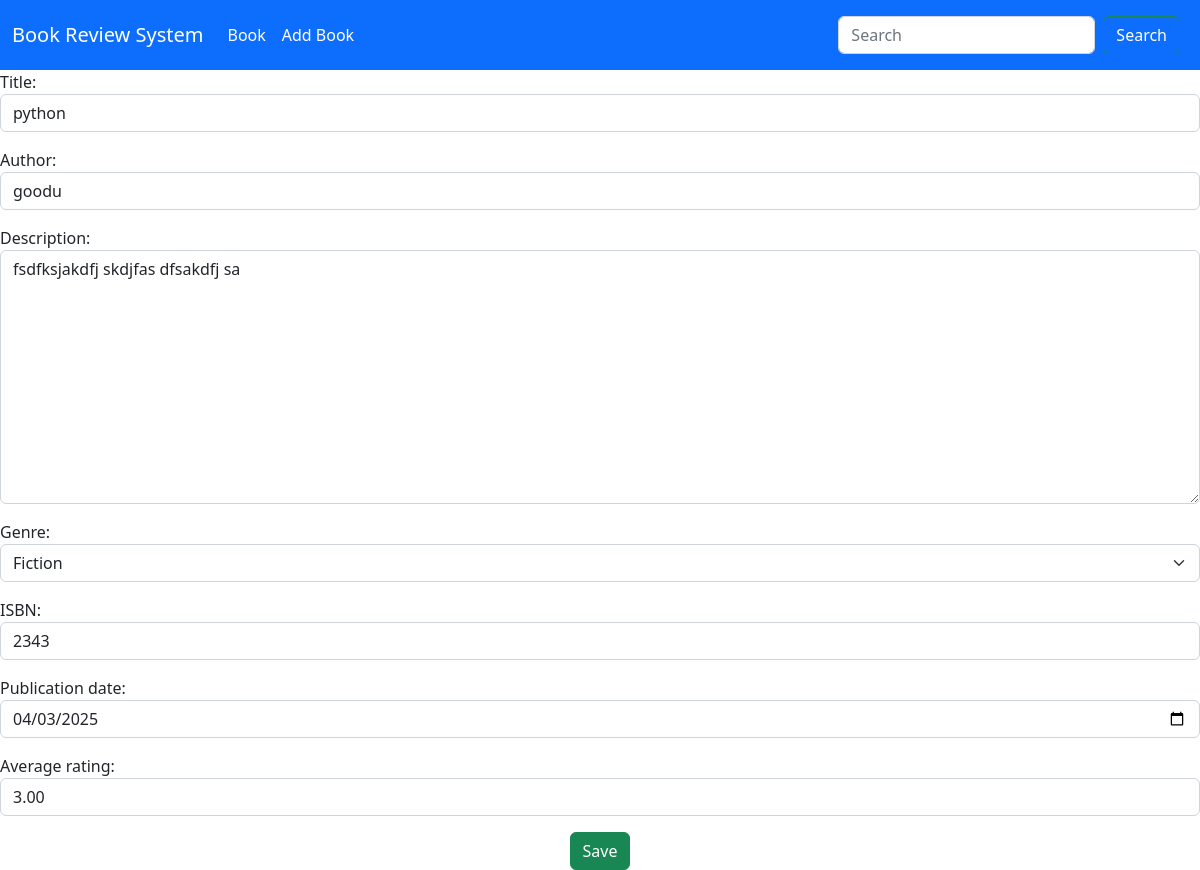
Page /book_update/1/ on the committed database.
### book/models.py (models this page shows, shortened)
class Book(models.Model):
    GENRE_CHOICES=[
        ('fiction','Fiction'),
        ('non_fiction','Non_Fiction'),
        ('science','Science'),
        ('history','History'),
        ('other','Other')
    ]
    title = models.CharField(max_length = 150)
    author = models.CharField(max_length = 150)
    description = models.TextField()
    genre = models.CharField(max_length = 20,choices = GENRE_CHOICES)
    isbn = models.CharField('ISBN',max_length=13,unique=True)
    publication_date= models.DateField()
    average_rating = models.DecimalField(max_digits=3, decimal_places=2,
    validators=[MinValueValidator(0),MaxValueValidator(5)])
    created_at = models.DateTimeField(auto_now_add=True)
    updated_at = models.DateTimeField(auto_now=True)

### book/views.py (the view)
# urls.py: path('book_update/<int:pk>/', views.book_update, name='update'),
def book_update(request,pk):
    book = Book.objects.get(pk=pk)
    if request.method == 'POST':
        form = BookForm(request.POST,instance=book)
        if form.is_valid():
            form.save()
            messages.success(request, 'Book updated successfully')
            return redirect('/book_list')
    else:
        form = BookForm(instance=book)
    return render(request, 'book/book_update.html',{'form':form})

### book/forms.py
class BookForm(forms.ModelForm):
    class Meta:
        model = Book
        fields = ('title', 'author', 'description','genre','isbn','publication_date','average_rating')
        widgets={
            'title':forms.TextInput(attrs={'class':'form-control','placeholer':'Enter Book Title'}),
            'author':forms.TextInput(attrs={'class':'form-control'}),
            'description':forms.Textarea(attrs={'class':'form-control'}),
            'genre':forms.Select(attrs={'class':'form-select'}),
            'isbn':forms.TextInput(attrs={'class':'form-control'}),
            'publication_date':forms.DateInput(attrs={'class':'form-control','type':'date'}),
            'average_rating':forms.NumberInput(attrs={'class':'form-control'})
        }

### book/templates/book/book_update.html (shortened to what this page needs)
{% extends 'book/base.html' %}
{% block maincontent %}
<form action="" method="post" novalidate>
    {{form.as_p}}
    <div class="text-center">
        <input type="submit" class="btn btn-success" value="Save">
    </div>
</form>
{% endblock maincontent %}

### rows in the picture
Book: title "python", author "goodu", description "fsdfksjakdfj skdjfas dfsakdfj sa", genre "Fiction", isbn "2343", publication_date "04/03/2025", average_rating "3.00"
